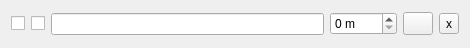
<?xml version="1.0" encoding="UTF-8"?>
<ui version="4.0">
 <class>Form</class>
 <widget class="QWidget" name="Form">
  <property name="geometry">
   <rect>
    <x>0</x>
    <y>0</y>
    <width>470</width>
    <height>48</height>
   </rect>
  </property>
  <property name="windowTitle">
   <string>Form</string>
  </property>
  <layout class="QHBoxLayout" name="horizontalLayout">
   <item>
    <widget class="QCheckBox" name="construct">
     <property name="text">
      <string/>
     </property>
    </widget>
   </item>
   <item>
    <widget class="QCheckBox" name="base">
     <property name="text">
      <string/>
     </property>
    </widget>
   </item>
   <item>
    <widget class="QLineEdit" name="name">
     <property name="minimumSize">
      <size>
       <width>150</width>
       <height>0</height>
      </size>
     </property>
    </widget>
   </item>
   <item>
    <widget class="QSpinBox" name="thickness">
     <property name="suffix">
      <string> m</string>
     </property>
     <property name="prefix">
      <string/>
     </property>
     <property name="maximum">
      <number>9999</number>
     </property>
    </widget>
   </item>
   <item>
    <widget class="QgsColorButton" name="color">
     <property name="minimumSize">
      <size>
       <width>30</width>
       <height>16</height>
      </size>
     </property>
    </widget>
   </item>
   <item>
    <widget class="QToolButton" name="delete_button">
     <property name="text">
      <string>x</string>
     </property>
    </widget>
   </item>
  </layout>
 </widget>
 <customwidgets>
  <customwidget>
   <class>QgsColorButton</class>
   <extends>QToolButton</extends>
   <header>qgscolorbutton.h</header>
  </customwidget>
 </customwidgets>
 <resources/>
 <connections/>
</ui>
